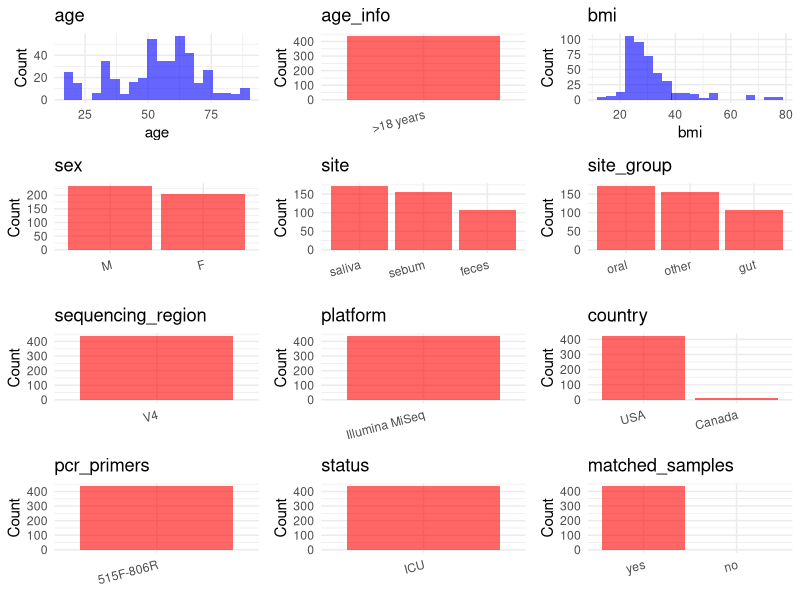

Write R code to recreate this figure. (Note: this script raises an error after producing the figure.)
## ---- chunk 1
# Load libraries
library(dplyr)
library(ggplot2)
library(cowplot)

# (1) Setting working directory
# EDIT HERE: change project_id for each study
project_id <- "PRJEB11425"

base_dir <- "/beegfs/huangxiaochang/global_oral/global-oral-microbiome/data/projects/"
setwd(file.path(base_dir, project_id))

# (2) Loading raw SRA metadata file
sra_file <- "SraRunTable.csv"
initial_meta <- read.csv("SraRunTable.csv", header = TRUE)

# (3) OPTIONAL: If extra metadata (e.g., Table.x or supplemental materials) are available from the article, you may need to merge the file with initial_meta manually. Below is example code for merging. Depending on the specific case of each study, you can customize the code as needed.
# supp_table <- read.csv("supplemental_table.csv", header = TRUE)
# initial_meta <- left_join(initial_meta, supp_table, by = merge_col_name)
## ---- chunk 2
# (1) Read the article in the following order: abstract, the beginning of the results section, and the methods. Understand the sample size, experimental design, and disease group overview. Clarify the sampling sites; for oral and gut samples, specify the exact sites like supragingival plaque, tongue, etc.

# (2) IMPORTANT: MUST go through each column of initial_meta
# head(initial_meta, 10)

# IMPORTANT: Check the unique values in the column of interest or query column.
# lapply(initial_meta[c('body_habitat', 'body_product', 'body_site')], table) # site
# table(initial_meta$host_subject_id) # subject id
# table(initial_meta$platform..exp.) # output is Illumina
# table(initial_meta$target_subfragment..exp.)
## ---- chunk 3
# (1) EDIT HERE: Parameter setup
control_column <- "sample_type"   # column name in initial_meta
# unique(initial_meta[[control_column]])
control_keywords <- c("control blank")     # Enter exact keywords

# NOTE: ICU study with human samples only. Control samples identified by sample_type="control blank"
species_column <- NA          # column name in initial_meta
# unique(initial_meta[[species_column]])  # uncomment to explore
non_human_keywords <- c()            # Enter exact keywords


# (2) Remove controls and non-human samples. DO NOT need to modify code in this part, just run it.
n_samples <- nrow(initial_meta)
# Control evaluation
if (length(control_keywords) > 0) {
  if (is.null(control_column) || control_column == "") {
    stop("Error: control_keywords provided but control_column is missing.")
  }

  if (!(control_column %in% colnames(initial_meta))) {
    stop(sprintf("Error: Column '%s' not found in initial_meta.", control_column))
  }

  control_pattern <- paste(control_keywords, collapse = "|")
  control_text <- initial_meta[[control_column]]
  is_control <- grepl(control_pattern, control_text)

} else {
  is_control <- rep(FALSE, n_samples)
}

# Non-human evaluation
if (length(non_human_keywords) > 0) {
  if (is.null(species_column) || species_column == "") {
    stop("Error: non_human_keywords provided but species_column is missing.")
  }

  if (!(species_column %in% colnames(initial_meta))) {
    stop(sprintf("Error: Column '%s' not found in initial_meta.", control_column))
  }

  non_human_pattern <- paste(non_human_keywords, collapse = "|")
  species_text <- initial_meta[[species_column]]
  is_non_human <- grepl(non_human_pattern, species_text)
} else {
  is_non_human <- rep(FALSE, n_samples)
}

# Execute removal
samples_to_remove <- is_control | is_non_human
initial_meta <- initial_meta[!samples_to_remove, ]

cat("Initial samples counts:",n_samples,"\n")
cat("Removed control samples:", sum(is_control), "\n")
cat("Removed non-human samples:", sum(is_non_human), "\n")
cat("Total samples removed ", sum(samples_to_remove), "\n")
cat("Remaining samples after Step 2:", nrow(initial_meta), "\n")
## ---- chunk 4
# Extract columns from initial_meta as follows:
# (1) No modification needed → extract directly.
# (2) Modification needed → create a column start with 'raw_' and mark the target column as "pending".
# (3) Need to find or determine based on the article.

metadata <- data.frame(
  bioproject = initial_meta$BioProject,
  sample_id = initial_meta$Run,
  subject_id = initial_meta$host_subject_id,
  age = initial_meta$AGE,
  age_info = ">18 years",
  bmi = initial_meta$BMI,
  raw_sex = initial_meta$sex,
  sex = "pending",
  sequencing_region = initial_meta$target_subfragment..exp.,
  platform = initial_meta$Instrument,
  country = initial_meta$COUNTRY,
  raw_site = initial_meta$env_material,
  site = "pending",
  site_group = "pending",
  public_time = initial_meta$ReleaseDate,
  pcr_primers = "515F-806R", # SRA pcr_primers (exp): GTGCCAGCMGCCGCGGTAA / GGACTACHVGGGTWTCTAAT
  title = NA,
  disease_study = NA,
  status = NA,
  matched_samples = "pending",
  is_time_series = "no",
  stringsAsFactors = FALSE
)

metadata$public_time <- as.Date(metadata$public_time)
## ---- chunk 5
# (1) Handle the columns with the `raw_` prefix.
# IMPORTANT: Add comments if the modification is not straightforward!!
# Convert raw_sex to standard F/M encoding
# SRA raw_sex values: female/male
metadata <- metadata %>%
  mutate(sex = case_when(
    tolower(raw_sex) %in% c("female", "f") ~ "F",
    tolower(raw_sex) %in% c("male", "m") ~ "M",
    TRUE ~ NA_character_
  ))

# Assign site from raw_site (env_material)
metadata$site <- tolower(metadata$raw_site)

# Add publication information
metadata$title <- "Extreme Dysbiosis of the Microbiome in Critical Illness"
metadata$disease_study <- "yes"
metadata$status <- "ICU"

# Keep only saliva samples
keep_subjects <- metadata$subject_id[metadata$raw_site == "saliva"]
metadata <- metadata[metadata$subject_id %in% keep_subjects, ]

## ---- chunk 6
# (2) Filling the 'site_group' and 'matched_samples' columns
# editing site_group
unique(metadata$site)
# EDIT HERE: add oral sites
Oral_site = c("saliva", "mouth", "tongue coating", "supragingival plaque", "subgingival plaque", "oral swab", "denture", "tooth", "abscess pus", "adjacent periodontal pocket", "patient healthy crevice", "healthy control crevice", "gingival crevicular fluid", "subgingival plaque")
# EDIT HERE: add gut sites
Gut_site = c("feces", "stool")
# just run
metadata <- metadata %>%
  mutate(site_group = case_when(
    site %in% Oral_site ~ "oral",
    site %in% Gut_site ~ "gut",
    TRUE ~ "other"
  ))

# editing matched_samples, just run.
metadata$matched_samples <- ifelse(
  ave(metadata$subject_id, metadata$subject_id, FUN = length) > 1,
  "yes",
  "no"
)
## ---- chunk 7
# (3) check if there is pending value in metadata. If there is pending value, go on modify the metadata.
# Function to check if a column contains "pending"
has_pending <- function(col) {
  if (is.character(col) || is.factor(col)) {
    any(col == "pending", na.rm = TRUE)
  } else {
    FALSE
  }
}

# Check for any pending value
any_pending_value <- any(sapply(metadata, has_pending))

if (!any_pending_value) {
  message("Good! No cell contains the value 'pending'.")
} else {
  pending_cols <- names(metadata)[sapply(metadata, has_pending)]
  message("Columns containing 'pending': ", paste(pending_cols, collapse = ", "))
  message("Please continue to resolve these pending columns!")
}
## ---- chunk 8
# Select columns for visualization, just run
plot_data <- metadata %>%
  select(-bioproject, -sample_id, -subject_id, -title)

create_simple_plots <- function(data) {
  plots <- list()
  continuous_vars <- c("age", "bmi")

  for (col in colnames(data)) {
    if (all(is.na(data[[col]]))) {
      p <- ggplot() +
        annotate("text", x = 0.5, y = 0.5, label = "this column is NA", size = 6) +
        labs(title = col) +
        theme_void()
    } else if (col %in% continuous_vars && is.numeric(data[[col]])) {
      p <- ggplot(data, aes(x = .data[[col]])) +
        geom_histogram(fill = "blue", alpha = 0.6, bins = 20, na.rm = TRUE) +
        labs(title = col, x = col, y = "Count") +
        theme_minimal()
    } else {
      count_data <- as.data.frame(table(data[[col]], useNA = "ifany"))
      p <- ggplot(count_data, aes(x = reorder(Var1, -Freq), y = Freq)) +
        geom_col(fill = "red", alpha = 0.6) +
        labs(title = col, x = NULL, y = "Count") +
        theme_minimal() +
        theme(axis.text.x = element_text(angle = 15, hjust = 1))
    }
    plots[[col]] <- p
  }

  return(plots)
}

# Generate and arrange plots
plots <- create_simple_plots(plot_data)
p <- plot_grid(plots$age,
               plots$age_info,
               plots$bmi,
               plots$sex,
               plots$site,
               plots$site_group,
               plots$sequencing_region,
               plots$platform,
               plots$country,
               plots$pcr_primers,
               plots$status,
               plots$matched_samples,
               ncol = 3, align = "hv", axis = "lb")
ggsave("Metadata_Summary.png", plot = p, width = 8, height = 6, dpi = 150)
## ---- chunk 9
# Insert Metadata_Summary.png into the current Rmd output
knitr::include_graphics("Metadata_Summary.png")
## ---- chunk 10
# Reorder the data frame
fixed_cols <- c("bioproject", "sample_id", "subject_id", "age", "age_info",
                "bmi", "sex", "platform", "sequencing_region", "pcr_primers",
                "country", "site", "site_group", "disease_study", "status",
                "title", "public_time", "matched_samples", "is_time_series")
metadata <- metadata %>%
  select(all_of(fixed_cols), everything())

# save metadata
# head(metadata)
write.csv(metadata, file = "metadata_v2.csv", quote = TRUE, row.names = FALSE)
